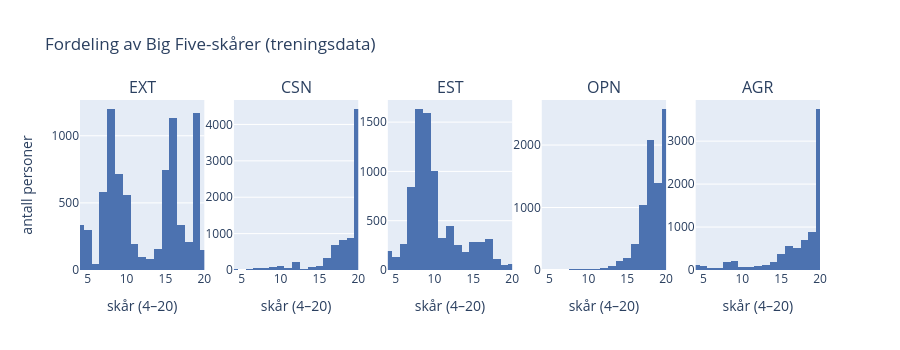

Source (notebook cell):
### Markdown cell above
**Funn:** Stor skjevhet i både `type` og `occupation_category`. Ca. 90 % av personene er ekte og 10 % fiktive, og
den største yrkeskategorien, `politics & rule` utgjør ca. 35 %, som er rundt ni ganger større enn den minste, `famous by association` med ca. 4 %. Ubalansen i yrke er grunnen til at splitten er stratifisert, og til at
oppgave B bruker makro-F1 (seksjon 7.2).

### Code cell
fig = make_subplots(rows=1, cols=5, subplot_titles=list(BIG_FIVE_TRAITS.keys()))
for i, trait in enumerate(BIG_FIVE_TRAITS.keys(), start=1):
    fig.add_trace(
        go.Histogram(x=train_df[f"big_five_{trait}"], nbinsx=17, marker_color="#4C72B0", showlegend=False),
        row=1, col=i,
    )
    fig.update_xaxes(range=[4, 20], row=1, col=i)
fig.update_layout(title="Fordeling av Big Five-skårer (treningsdata)", height=350)
fig.update_xaxes(title_text="skår (4–20)")
fig.update_yaxes(title_text="antall personer", row=1, col=1)
fig.show()

### Figure 1 — Plotly figure (JSON) as saved in the notebook; plotly's stock layout.template omitted (floating-point values rounded to 4 significant figures; data arrays with more than 128 entries replaced by an {"elided": "..."} marker saying what was removed)
{"data": [{"marker": {"color": "#4C72B0"}, "nbinsx": 17, "showlegend": false, "type": "histogram", "x": {"elided": "7999 int values"}, "xaxis": "x", "yaxis": "y"}, {"marker": {"color": "#4C72B0"}, "nbinsx": 17, "showlegend": false, "type": "histogram", "x": {"elided": "7999 int values"}, "xaxis": "x2", "yaxis": "y2"}, {"marker": {"color": "#4C72B0"}, "nbinsx": 17, "showlegend": false, "type": "histogram", "x": {"elided": "7999 int values"}, "xaxis": "x3", "yaxis": "y3"}, {"marker": {"color": "#4C72B0"}, "nbinsx": 17, "showlegend": false, "type": "histogram", "x": {"elided": "7999 int values"}, "xaxis": "x4", "yaxis": "y4"}, {"marker": {"color": "#4C72B0"}, "nbinsx": 17, "showlegend": false, "type": "histogram", "x": {"elided": "7999 int values"}, "xaxis": "x5", "yaxis": "y5"}], "layout": {"annotations": [{"font": {"size": 16}, "showarrow": false, "text": "EXT", "x": 0.084, "xanchor": "center", "xref": "paper", "y": 1, "yanchor": "bottom", "yref": "paper"}, {"font": {"size": 16}, "showarrow": false, "text": "CSN", "x": 0.292, "xanchor": "center", "xref": "paper", "y": 1, "yanchor": "bottom", "yref": "paper"}, {"font": {"size": 16}, "showarrow": false, "text": "EST", "x": 0.5, "xanchor": "center", "xref": "paper", "y": 1, "yanchor": "bottom", "yref": "paper"}, {"font": {"size": 16}, "showarrow": false, "text": "OPN", "x": 0.708, "xanchor": "center", "xref": "paper", "y": 1, "yanchor": "bottom", "yref": "paper"}, {"font": {"size": 16}, "showarrow": false, "text": "AGR", "x": 0.916, "xanchor": "center", "xref": "paper", "y": 1, "yanchor": "bottom", "yref": "paper"}], "height": 350, "title": {"text": "Fordeling av Big Five-skårer (treningsdata)"}, "xaxis": {"anchor": "y", "domain": [0, 0.168], "range": [4, 20], "title": {"text": "skår (4–20)"}}, "xaxis2": {"anchor": "y2", "domain": [0.208, 0.376], "range": [4, 20], "title": {"text": "skår (4–20)"}}, "xaxis3": {"anchor": "y3", "domain": [0.416, 0.584], "range": [4, 20], "title": {"text": "skår (4–20)"}}, "xaxis4": {"anchor": "y4", "domain": [0.624, 0.792], "range": [4, 20], "title": {"text": "skår (4–20)"}}, "xaxis5": {"anchor": "y5", "domain": [0.832, 1], "range": [4, 20], "title": {"text": "skår (4–20)"}}, "yaxis": {"anchor": "x", "domain": [0, 1], "title": {"text": "antall personer"}}, "yaxis2": {"anchor": "x2", "domain": [0, 1]}, "yaxis3": {"anchor": "x3", "domain": [0, 1]}, "yaxis4": {"anchor": "x4", "domain": [0, 1]}, "yaxis5": {"anchor": "x5", "domain": [0, 1]}}}
